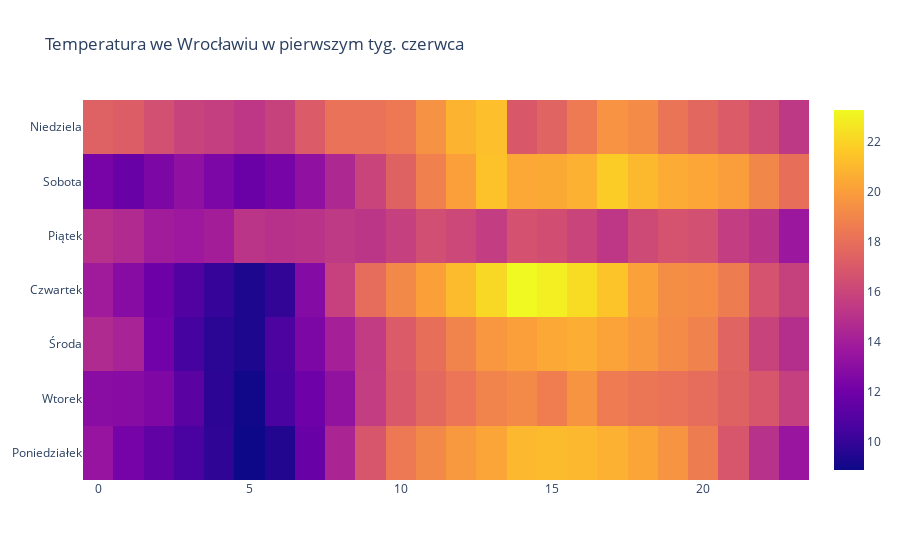

The cell this chart's notebook holds for it:
### Markdown cell above
# Heatmap

### Code cell
fig = go.Figure()

fig.add_trace(go.Heatmap(x=wro_temp.index.hour,
                         y=wro_temp.index.weekday.map({0:'Poniedziałek',1:'Wtorek',2:'Środa',
                                                       3:'Czwartek',4:'Piątek',5:'Sobota',6:'Niedziela'}),
                         z=wro_temp['Wrocław Temperature [2 m elevation corrected]'].tolist()))
# wektor będący podstawą heatmapy (temperatura) musi w tym przypadku zostać przekształcony na listę za pomocą funkcji tolist
fig.update_layout(title='Temperatura we Wrocławiu w pierwszym tyg. czerwca')
iplot(fig)

### Figure 1 — Plotly figure (JSON) as saved in the notebook; plotly's stock layout.template omitted (floating-point values rounded to 4 significant figures; data arrays with more than 128 entries replaced by an {"elided": "..."} marker saying what was removed)
{"data": [{"type": "heatmap", "x": {"elided": "168 int values"}, "y": {"elided": "168 str values"}, "z": {"elided": "168 float values"}}], "layout": {"title": {"text": "Temperatura we Wrocławiu w pierwszym tyg. czerwca"}}}
